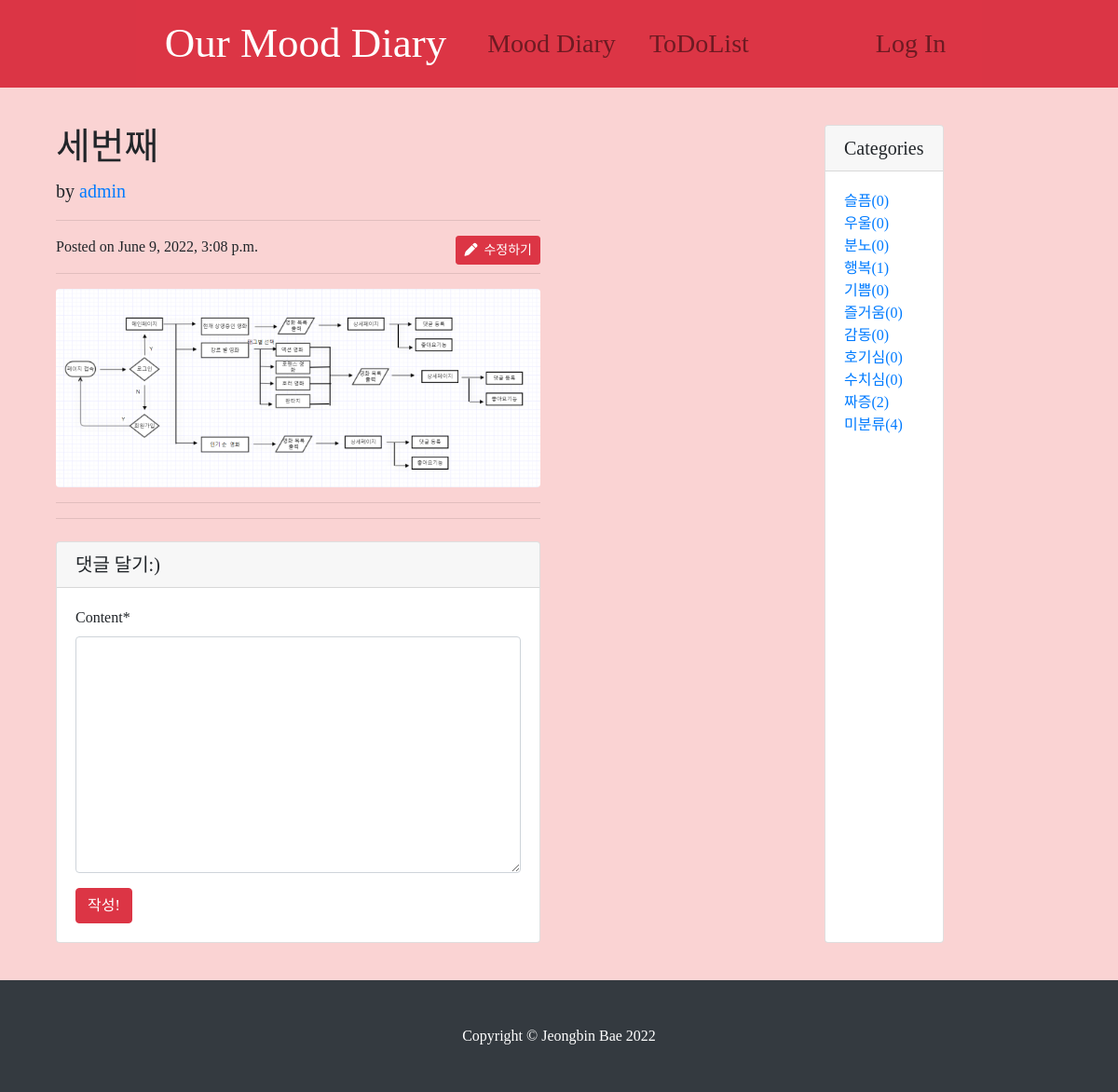
The page /diary/3/ (signed in) on the database its author committed.
### diary/models.py (models this page shows, shortened)
class Post(models.Model):
    title = models.CharField(max_length=30)
    tags = models.ManyToManyField(Tag, blank=True)
    content = MarkdownxField()
    hook_msg = models.TextField(blank=True)
    category = models.ForeignKey(Category, null=True, blank=True, on_delete=models.SET_NULL )
    created_at = models.DateTimeField(auto_now_add=True) #새로 작성했을 때 생성
    updated_at = models.DateTimeField(auto_now=True) # 수정했을 때 생성
    head_image = models.ImageField(upload_to='diary/images/%Y/%m/%d/', blank=True)
    file_upload = models.FileField(upload_to='diary/files/%Y/%m/%d', blank=True)
    author = models.ForeignKey(User, null=True, on_delete=models.SET_NULL)
    def get_absolute_url(self):
        return f'/diary/{self.pk}/'
    def get_content_markdown(self):
        return markdown(self.content)

class Category(models.Model):
    name = models.CharField(max_length=50, unique=True)
    slug = models.SlugField(max_length=200, unique=True, allow_unicode=True)
    class Meta:
        verbose_name_plural : 'Categories'
    def get_absolute_url(self):
        return f'/diary/category/{self.slug}/'

### diary/views.py (the view)
# urls.py: path('<int:pk>/', views.PostDetail.as_view()),
class PostDetail(DetailView):
    model = Post
    def get_context_data(self, *, object_list=None, **kwargs):
        context = super(PostDetail, self).get_context_data()
        context['categories'] = Category.objects.all()
        context['no_category_post_count'] = Post.objects.filter(category=None).count()
        context['comment_form'] = CommentForm
        return context

### diary/templates/diary/post_detail.html (shortened to what this page needs)
{% extends 'diary/base.html' %}
{% load crispy_forms_tags %}
    {% block main_area %}
      <div class="col-lg-8">
        <h1 class="mt-4">{{ post.title }}</h1>
        <p class="lead">
          by
          <a href="#">{{ post.author }}</a>
        </p>
        <hr>
        <p>Posted on {{ post.created_at }}
        {% if user.is_authenticated %}
            {% if user.is_superuser or user.is_staff %}
                <a class="btn btn-danger btn-sm float-right" href="/diary/update_post/{{ post.pk }}"
                   role="button"><i class="fas fa-pen"></i>&nbsp;&nbsp;수정하기</a>
            {% endif %}
        {% endif %}
        </p>
        <hr>
         {% if post.head_image %}
              <img class="img-fluid rounded" src={{ post.head_image.url }} alt="">
         {% endif %}
        <hr>
          <hr>
        <div class="card my-4">
          <h5 class="card-header">댓글 달기:)</h5>
          <div class="card-body">
              <form method="post" action="{{ post.get_absolute_url }}addcomment/">
                {{ comment_form | crispy }}
              <button type="submit" class="btn btn-danger">작성!</button>
            </form>
          </div>
        </div>
      </div>
    {% endblock %}

### diary/templates/diary/base.html (shortened to what this page needs)
<!DOCTYPE html>
<html>
{% load static %}
<head>
        <link rel="stylesheet" href="{% static 'diary/bootstrap/bootstrap.min.css' %}" media="screen">
        <link rel="stylesheet" href="{% static 'diary/css/diary-post.css' %}" media="screen">
</head>
<body>
    {% include 'diary/navbar.html' %}
    <div class="container my-3">
        <div class="row">
            <div class="col-md-8 col-lg-9">
                {% block main_area %}
                {% endblock %}
            </div>
                <div class="card my-4">
                    <h5 class="card-header">Categories</h5>
                    <div class="card-body">
                        <div class="row">
                            <div class="col-lg-12">
                                <ul class="list-unstyled mb-0">
                                    {% for c in categories %}
                                        <li>
                                            <a href="{{ c.get_absolute_url }}">{{ c.name }}({{ c.post_set.count }})</a>
                                        </li>
                                    {% endfor %}
                                    <li>
                                        <a href="/diary/category/no-category">미분류({{ no_category_post_count }})</a>
                                    </li>
                                </ul>
                            </div>
                        </div>
                    </div>
                </div>
            </div>
        </div>
    {% include 'diary/footer.html' %}
</body>
</html>

### diary/static/diary/css/diary-post.css (style rules this page uses)
* { font-family: 'EarlyFontDiary'; }
body { background-color: #FAD3D3FF; font-family: 'EarlyFontDiary'; }

### rows shown on the page
Post: title "세번째", author "admin", created_at "June 9, 2022, 3:08 p.m.", head_image (picture)
Category: name "슬픔", post_set.count "0"
Category: name "우울", post_set.count "0"
Category: name "분노", post_set.count "0"
Category: name "행복", post_set.count "1"
Category: name "기쁨", post_set.count "0"
Category: name "즐거움", post_set.count "0"
Category: name "감동", post_set.count "0"
Category: name "호기심", post_set.count "0"
Category: name "수치심", post_set.count "0"
Category: name "짜증", post_set.count "2"

### other values the page prints
{{ no_category_post_count }} "4"
